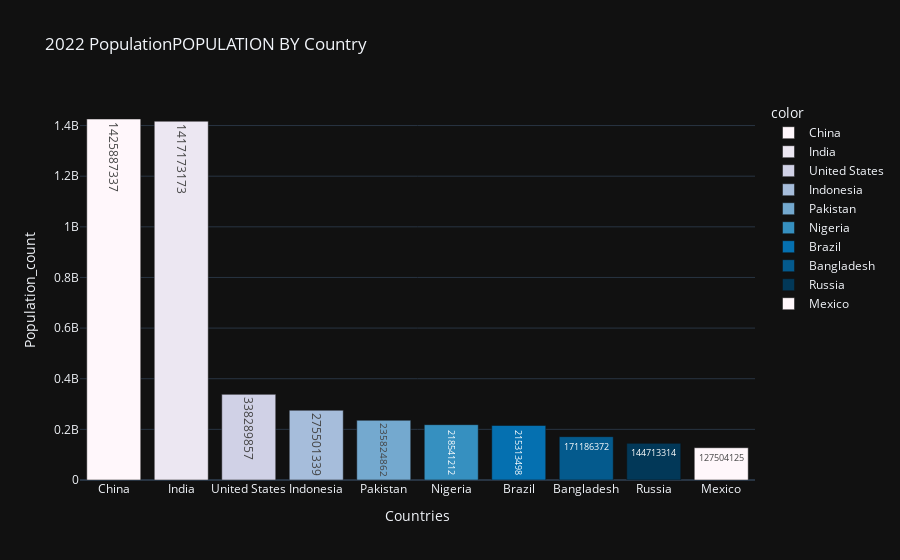
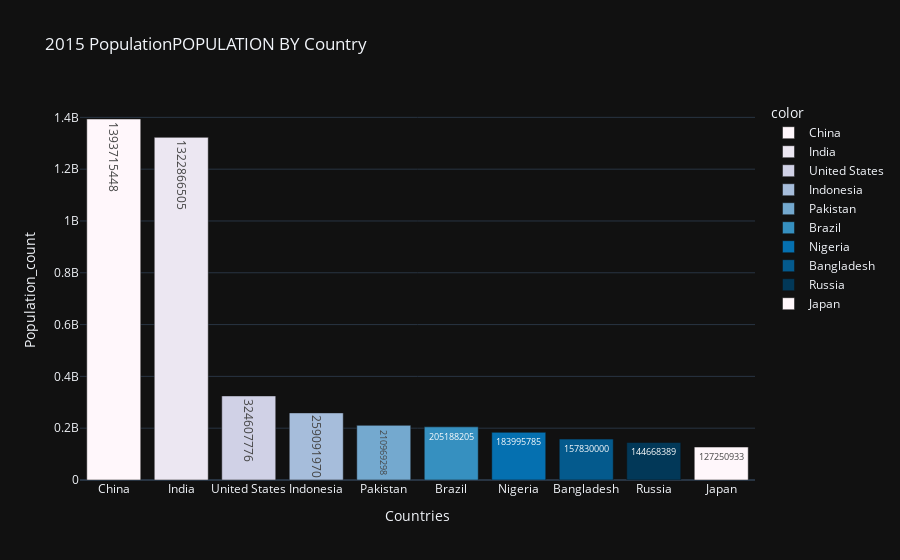
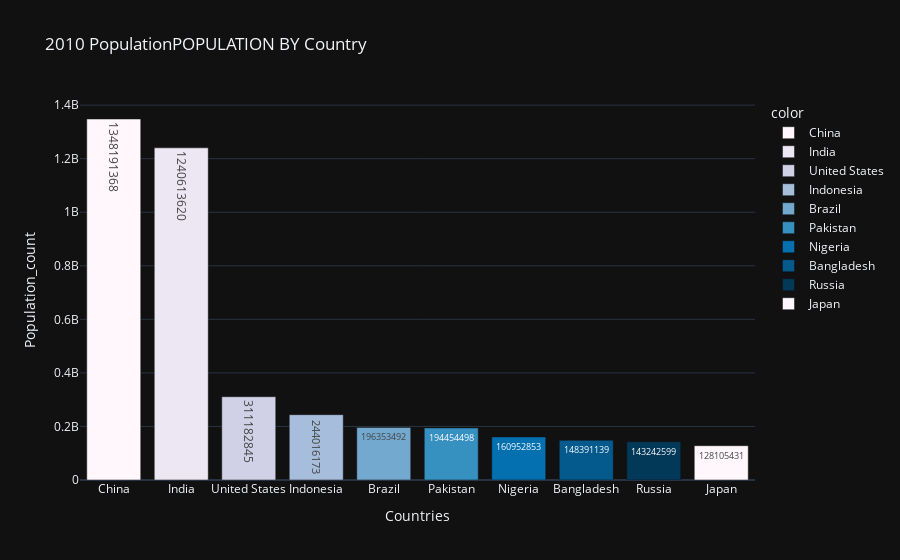
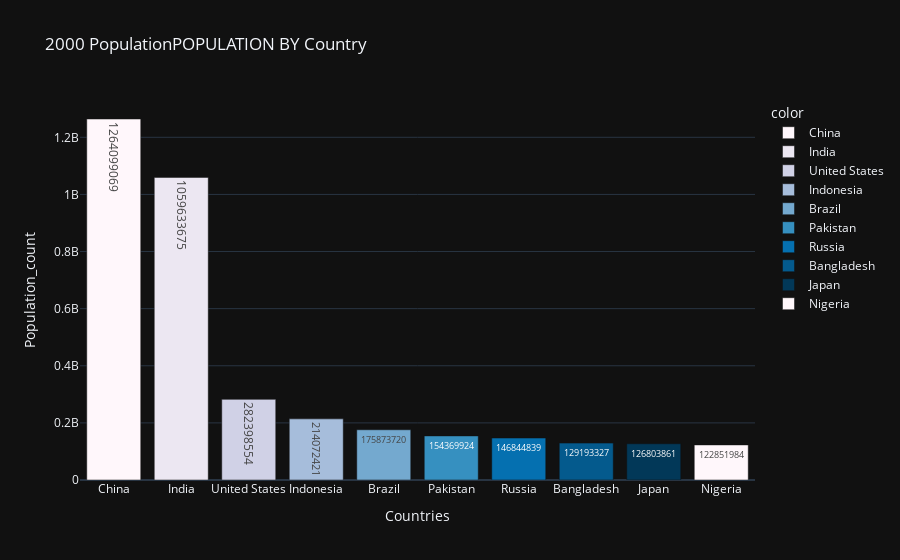

Here is the notebook cell these charts were saved with, in order:
### Code cell
features=['2022 Population','2015 Population','2010 Population','2000 Population','1990 Population','1980 Population','1970 Population']
for feature in features:
    Continents_population=df.groupby(by='Country')[feature].sum().sort_values(ascending=False)[:10]
    fig=px.bar(x=Continents_population.index,
           y=Continents_population.values,
           color=Continents_population.index,
           text=Continents_population.values,
           color_discrete_sequence=px.colors.sequential.PuBu,
           title=feature+'POPULATION BY Country',
          template='plotly_dark')
    fig.update_layout(xaxis_title='Countries',yaxis_title='Population_count')
    fig.show()

### Figure 1 — Plotly figure (JSON) as saved in the notebook; plotly's stock layout.template omitted (floating-point values rounded to 4 significant figures)
{"data": [{"alignmentgroup": "True", "hovertemplate": "color=China<br>x=%{x}<br>y=%{y}<br>text=%{text}<extra></extra>", "legendgroup": "China", "marker": {"color": "rgb(255,247,251)", "pattern": {"shape": ""}}, "name": "China", "offsetgroup": "China", "orientation": "v", "showlegend": true, "text": [1425887337], "textposition": "auto", "type": "bar", "x": ["China"], "xaxis": "x", "y": [1425887337], "yaxis": "y"}, {"alignmentgroup": "True", "hovertemplate": "color=India<br>x=%{x}<br>y=%{y}<br>text=%{text}<extra></extra>", "legendgroup": "India", "marker": {"color": "rgb(236,231,242)", "pattern": {"shape": ""}}, "name": "India", "offsetgroup": "India", "orientation": "v", "showlegend": true, "text": [1417173173], "textposition": "auto", "type": "bar", "x": ["India"], "xaxis": "x", "y": [1417173173], "yaxis": "y"}, {"alignmentgroup": "True", "hovertemplate": "color=United States<br>x=%{x}<br>y=%{y}<br>text=%{text}<extra></extra>", "legendgroup": "United States", "marker": {"color": "rgb(208,209,230)", "pattern": {"shape": ""}}, "name": "United States", "offsetgroup": "United States", "orientation": "v", "showlegend": true, "text": [338289857], "textposition": "auto", "type": "bar", "x": ["United States"], "xaxis": "x", "y": [338289857], "yaxis": "y"}, {"alignmentgroup": "True", "hovertemplate": "color=Indonesia<br>x=%{x}<br>y=%{y}<br>text=%{text}<extra></extra>", "legendgroup": "Indonesia", "marker": {"color": "rgb(166,189,219)", "pattern": {"shape": ""}}, "name": "Indonesia", "offsetgroup": "Indonesia", "orientation": "v", "showlegend": true, "text": [275501339], "textposition": "auto", "type": "bar", "x": ["Indonesia"], "xaxis": "x", "y": [275501339], "yaxis": "y"}, {"alignmentgroup": "True", "hovertemplate": "color=Pakistan<br>x=%{x}<br>y=%{y}<br>text=%{text}<extra></extra>", "legendgroup": "Pakistan", "marker": {"color": "rgb(116,169,207)", "pattern": {"shape": ""}}, "name": "Pakistan", "offsetgroup": "Pakistan", "orientation": "v", "showlegend": true, "text": [235824862], "textposition": "auto", "type": "bar", "x": ["Pakistan"], "xaxis": "x", "y": [235824862], "yaxis": "y"}, {"alignmentgroup": "True", "hovertemplate": "color=Nigeria<br>x=%{x}<br>y=%{y}<br>text=%{text}<extra></extra>", "legendgroup": "Nigeria", "marker": {"color": "rgb(54,144,192)", "pattern": {"shape": ""}}, "name": "Nigeria", "offsetgroup": "Nigeria", "orientation": "v", "showlegend": true, "text": [218541212], "textposition": "auto", "type": "bar", "x": ["Nigeria"], "xaxis": "x", "y": [218541212], "yaxis": "y"}, {"alignmentgroup": "True", "hovertemplate": "color=Brazil<br>x=%{x}<br>y=%{y}<br>text=%{text}<extra></extra>", "legendgroup": "Brazil", "marker": {"color": "rgb(5,112,176)", "pattern": {"shape": ""}}, "name": "Brazil", "offsetgroup": "Brazil", "orientation": "v", "showlegend": true, "text": [215313498], "textposition": "auto", "type": "bar", "x": ["Brazil"], "xaxis": "x", "y": [215313498], "yaxis": "y"}, {"alignmentgroup": "True", "hovertemplate": "color=Bangladesh<br>x=%{x}<br>y=%{y}<br>text=%{text}<extra></extra>", "legendgroup": "Bangladesh", "marker": {"color": "rgb(4,90,141)", "pattern": {"shape": ""}}, "name": "Bangladesh", "offsetgroup": "Bangladesh", "orientation": "v", "showlegend": true, "text": [171186372], "textposition": "auto", "type": "bar", "x": ["Bangladesh"], "xaxis": "x", "y": [171186372], "yaxis": "y"}, {"alignmentgroup": "True", "hovertemplate": "color=Russia<br>x=%{x}<br>y=%{y}<br>text=%{text}<extra></extra>", "legendgroup": "Russia", "marker": {"color": "rgb(2,56,88)", "pattern": {"shape": ""}}, "name": "Russia", "offsetgroup": "Russia", "orientation": "v", "showlegend": true, "text": [144713314], "textposition": "auto", "type": "bar", "x": ["Russia"], "xaxis": "x", "y": [144713314], "yaxis": "y"}, {"alignmentgroup": "True", "hovertemplate": "color=Mexico<br>x=%{x}<br>y=%{y}<br>text=%{text}<extra></extra>", "legendgroup": "Mexico", "marker": {"color": "rgb(255,247,251)", "pattern": {"shape": ""}}, "name": "Mexico", "offsetgroup": "Mexico", "orientation": "v", "showlegend": true, "text": [127504125], "textposition": "auto", "type": "bar", "x": ["Mexico"], "xaxis": "x", "y": [127504125], "yaxis": "y"}], "layout": {"barmode": "relative", "legend": {"title": {"text": "color"}, "tracegroupgap": 0}, "title": {"text": "2022 PopulationPOPULATION BY Country"}, "xaxis": {"anchor": "y", "domain": [0, 1], "title": {"text": "Countries"}}, "yaxis": {"anchor": "x", "domain": [0, 1], "title": {"text": "Population_count"}}}}

### Figure 2 — Plotly figure (JSON) as saved in the notebook; plotly's stock layout.template omitted (floating-point values rounded to 4 significant figures)
{"data": [{"alignmentgroup": "True", "hovertemplate": "color=China<br>x=%{x}<br>y=%{y}<br>text=%{text}<extra></extra>", "legendgroup": "China", "marker": {"color": "rgb(255,247,251)", "pattern": {"shape": ""}}, "name": "China", "offsetgroup": "China", "orientation": "v", "showlegend": true, "text": [1393715448], "textposition": "auto", "type": "bar", "x": ["China"], "xaxis": "x", "y": [1393715448], "yaxis": "y"}, {"alignmentgroup": "True", "hovertemplate": "color=India<br>x=%{x}<br>y=%{y}<br>text=%{text}<extra></extra>", "legendgroup": "India", "marker": {"color": "rgb(236,231,242)", "pattern": {"shape": ""}}, "name": "India", "offsetgroup": "India", "orientation": "v", "showlegend": true, "text": [1322866505], "textposition": "auto", "type": "bar", "x": ["India"], "xaxis": "x", "y": [1322866505], "yaxis": "y"}, {"alignmentgroup": "True", "hovertemplate": "color=United States<br>x=%{x}<br>y=%{y}<br>text=%{text}<extra></extra>", "legendgroup": "United States", "marker": {"color": "rgb(208,209,230)", "pattern": {"shape": ""}}, "name": "United States", "offsetgroup": "United States", "orientation": "v", "showlegend": true, "text": [324607776], "textposition": "auto", "type": "bar", "x": ["United States"], "xaxis": "x", "y": [324607776], "yaxis": "y"}, {"alignmentgroup": "True", "hovertemplate": "color=Indonesia<br>x=%{x}<br>y=%{y}<br>text=%{text}<extra></extra>", "legendgroup": "Indonesia", "marker": {"color": "rgb(166,189,219)", "pattern": {"shape": ""}}, "name": "Indonesia", "offsetgroup": "Indonesia", "orientation": "v", "showlegend": true, "text": [259091970], "textposition": "auto", "type": "bar", "x": ["Indonesia"], "xaxis": "x", "y": [259091970], "yaxis": "y"}, {"alignmentgroup": "True", "hovertemplate": "color=Pakistan<br>x=%{x}<br>y=%{y}<br>text=%{text}<extra></extra>", "legendgroup": "Pakistan", "marker": {"color": "rgb(116,169,207)", "pattern": {"shape": ""}}, "name": "Pakistan", "offsetgroup": "Pakistan", "orientation": "v", "showlegend": true, "text": [210969298], "textposition": "auto", "type": "bar", "x": ["Pakistan"], "xaxis": "x", "y": [210969298], "yaxis": "y"}, {"alignmentgroup": "True", "hovertemplate": "color=Brazil<br>x=%{x}<br>y=%{y}<br>text=%{text}<extra></extra>", "legendgroup": "Brazil", "marker": {"color": "rgb(54,144,192)", "pattern": {"shape": ""}}, "name": "Brazil", "offsetgroup": "Brazil", "orientation": "v", "showlegend": true, "text": [205188205], "textposition": "auto", "type": "bar", "x": ["Brazil"], "xaxis": "x", "y": [205188205], "yaxis": "y"}, {"alignmentgroup": "True", "hovertemplate": "color=Nigeria<br>x=%{x}<br>y=%{y}<br>text=%{text}<extra></extra>", "legendgroup": "Nigeria", "marker": {"color": "rgb(5,112,176)", "pattern": {"shape": ""}}, "name": "Nigeria", "offsetgroup": "Nigeria", "orientation": "v", "showlegend": true, "text": [183995785], "textposition": "auto", "type": "bar", "x": ["Nigeria"], "xaxis": "x", "y": [183995785], "yaxis": "y"}, {"alignmentgroup": "True", "hovertemplate": "color=Bangladesh<br>x=%{x}<br>y=%{y}<br>text=%{text}<extra></extra>", "legendgroup": "Bangladesh", "marker": {"color": "rgb(4,90,141)", "pattern": {"shape": ""}}, "name": "Bangladesh", "offsetgroup": "Bangladesh", "orientation": "v", "showlegend": true, "text": [157830000], "textposition": "auto", "type": "bar", "x": ["Bangladesh"], "xaxis": "x", "y": [157830000], "yaxis": "y"}, {"alignmentgroup": "True", "hovertemplate": "color=Russia<br>x=%{x}<br>y=%{y}<br>text=%{text}<extra></extra>", "legendgroup": "Russia", "marker": {"color": "rgb(2,56,88)", "pattern": {"shape": ""}}, "name": "Russia", "offsetgroup": "Russia", "orientation": "v", "showlegend": true, "text": [144668389], "textposition": "auto", "type": "bar", "x": ["Russia"], "xaxis": "x", "y": [144668389], "yaxis": "y"}, {"alignmentgroup": "True", "hovertemplate": "color=Japan<br>x=%{x}<br>y=%{y}<br>text=%{text}<extra></extra>", "legendgroup": "Japan", "marker": {"color": "rgb(255,247,251)", "pattern": {"shape": ""}}, "name": "Japan", "offsetgroup": "Japan", "orientation": "v", "showlegend": true, "text": [127250933], "textposition": "auto", "type": "bar", "x": ["Japan"], "xaxis": "x", "y": [127250933], "yaxis": "y"}], "layout": {"barmode": "relative", "legend": {"title": {"text": "color"}, "tracegroupgap": 0}, "title": {"text": "2015 PopulationPOPULATION BY Country"}, "xaxis": {"anchor": "y", "domain": [0, 1], "title": {"text": "Countries"}}, "yaxis": {"anchor": "x", "domain": [0, 1], "title": {"text": "Population_count"}}}}

### Figure 3 — Plotly figure (JSON) as saved in the notebook; plotly's stock layout.template omitted (floating-point values rounded to 4 significant figures)
{"data": [{"alignmentgroup": "True", "hovertemplate": "color=China<br>x=%{x}<br>y=%{y}<br>text=%{text}<extra></extra>", "legendgroup": "China", "marker": {"color": "rgb(255,247,251)", "pattern": {"shape": ""}}, "name": "China", "offsetgroup": "China", "orientation": "v", "showlegend": true, "text": [1348191368], "textposition": "auto", "type": "bar", "x": ["China"], "xaxis": "x", "y": [1348191368], "yaxis": "y"}, {"alignmentgroup": "True", "hovertemplate": "color=India<br>x=%{x}<br>y=%{y}<br>text=%{text}<extra></extra>", "legendgroup": "India", "marker": {"color": "rgb(236,231,242)", "pattern": {"shape": ""}}, "name": "India", "offsetgroup": "India", "orientation": "v", "showlegend": true, "text": [1240613620], "textposition": "auto", "type": "bar", "x": ["India"], "xaxis": "x", "y": [1240613620], "yaxis": "y"}, {"alignmentgroup": "True", "hovertemplate": "color=United States<br>x=%{x}<br>y=%{y}<br>text=%{text}<extra></extra>", "legendgroup": "United States", "marker": {"color": "rgb(208,209,230)", "pattern": {"shape": ""}}, "name": "United States", "offsetgroup": "United States", "orientation": "v", "showlegend": true, "text": [311182845], "textposition": "auto", "type": "bar", "x": ["United States"], "xaxis": "x", "y": [311182845], "yaxis": "y"}, {"alignmentgroup": "True", "hovertemplate": "color=Indonesia<br>x=%{x}<br>y=%{y}<br>text=%{text}<extra></extra>", "legendgroup": "Indonesia", "marker": {"color": "rgb(166,189,219)", "pattern": {"shape": ""}}, "name": "Indonesia", "offsetgroup": "Indonesia", "orientation": "v", "showlegend": true, "text": [244016173], "textposition": "auto", "type": "bar", "x": ["Indonesia"], "xaxis": "x", "y": [244016173], "yaxis": "y"}, {"alignmentgroup": "True", "hovertemplate": "color=Brazil<br>x=%{x}<br>y=%{y}<br>text=%{text}<extra></extra>", "legendgroup": "Brazil", "marker": {"color": "rgb(116,169,207)", "pattern": {"shape": ""}}, "name": "Brazil", "offsetgroup": "Brazil", "orientation": "v", "showlegend": true, "text": [196353492], "textposition": "auto", "type": "bar", "x": ["Brazil"], "xaxis": "x", "y": [196353492], "yaxis": "y"}, {"alignmentgroup": "True", "hovertemplate": "color=Pakistan<br>x=%{x}<br>y=%{y}<br>text=%{text}<extra></extra>", "legendgroup": "Pakistan", "marker": {"color": "rgb(54,144,192)", "pattern": {"shape": ""}}, "name": "Pakistan", "offsetgroup": "Pakistan", "orientation": "v", "showlegend": true, "text": [194454498], "textposition": "auto", "type": "bar", "x": ["Pakistan"], "xaxis": "x", "y": [194454498], "yaxis": "y"}, {"alignmentgroup": "True", "hovertemplate": "color=Nigeria<br>x=%{x}<br>y=%{y}<br>text=%{text}<extra></extra>", "legendgroup": "Nigeria", "marker": {"color": "rgb(5,112,176)", "pattern": {"shape": ""}}, "name": "Nigeria", "offsetgroup": "Nigeria", "orientation": "v", "showlegend": true, "text": [160952853], "textposition": "auto", "type": "bar", "x": ["Nigeria"], "xaxis": "x", "y": [160952853], "yaxis": "y"}, {"alignmentgroup": "True", "hovertemplate": "color=Bangladesh<br>x=%{x}<br>y=%{y}<br>text=%{text}<extra></extra>", "legendgroup": "Bangladesh", "marker": {"color": "rgb(4,90,141)", "pattern": {"shape": ""}}, "name": "Bangladesh", "offsetgroup": "Bangladesh", "orientation": "v", "showlegend": true, "text": [148391139], "textposition": "auto", "type": "bar", "x": ["Bangladesh"], "xaxis": "x", "y": [148391139], "yaxis": "y"}, {"alignmentgroup": "True", "hovertemplate": "color=Russia<br>x=%{x}<br>y=%{y}<br>text=%{text}<extra></extra>", "legendgroup": "Russia", "marker": {"color": "rgb(2,56,88)", "pattern": {"shape": ""}}, "name": "Russia", "offsetgroup": "Russia", "orientation": "v", "showlegend": true, "text": [143242599], "textposition": "auto", "type": "bar", "x": ["Russia"], "xaxis": "x", "y": [143242599], "yaxis": "y"}, {"alignmentgroup": "True", "hovertemplate": "color=Japan<br>x=%{x}<br>y=%{y}<br>text=%{text}<extra></extra>", "legendgroup": "Japan", "marker": {"color": "rgb(255,247,251)", "pattern": {"shape": ""}}, "name": "Japan", "offsetgroup": "Japan", "orientation": "v", "showlegend": true, "text": [128105431], "textposition": "auto", "type": "bar", "x": ["Japan"], "xaxis": "x", "y": [128105431], "yaxis": "y"}], "layout": {"barmode": "relative", "legend": {"title": {"text": "color"}, "tracegroupgap": 0}, "title": {"text": "2010 PopulationPOPULATION BY Country"}, "xaxis": {"anchor": "y", "domain": [0, 1], "title": {"text": "Countries"}}, "yaxis": {"anchor": "x", "domain": [0, 1], "title": {"text": "Population_count"}}}}

### Figure 4 — Plotly figure (JSON) as saved in the notebook; plotly's stock layout.template omitted (floating-point values rounded to 4 significant figures)
{"data": [{"alignmentgroup": "True", "hovertemplate": "color=China<br>x=%{x}<br>y=%{y}<br>text=%{text}<extra></extra>", "legendgroup": "China", "marker": {"color": "rgb(255,247,251)", "pattern": {"shape": ""}}, "name": "China", "offsetgroup": "China", "orientation": "v", "showlegend": true, "text": [1264099069], "textposition": "auto", "type": "bar", "x": ["China"], "xaxis": "x", "y": [1264099069], "yaxis": "y"}, {"alignmentgroup": "True", "hovertemplate": "color=India<br>x=%{x}<br>y=%{y}<br>text=%{text}<extra></extra>", "legendgroup": "India", "marker": {"color": "rgb(236,231,242)", "pattern": {"shape": ""}}, "name": "India", "offsetgroup": "India", "orientation": "v", "showlegend": true, "text": [1059633675], "textposition": "auto", "type": "bar", "x": ["India"], "xaxis": "x", "y": [1059633675], "yaxis": "y"}, {"alignmentgroup": "True", "hovertemplate": "color=United States<br>x=%{x}<br>y=%{y}<br>text=%{text}<extra></extra>", "legendgroup": "United States", "marker": {"color": "rgb(208,209,230)", "pattern": {"shape": ""}}, "name": "United States", "offsetgroup": "United States", "orientation": "v", "showlegend": true, "text": [282398554], "textposition": "auto", "type": "bar", "x": ["United States"], "xaxis": "x", "y": [282398554], "yaxis": "y"}, {"alignmentgroup": "True", "hovertemplate": "color=Indonesia<br>x=%{x}<br>y=%{y}<br>text=%{text}<extra></extra>", "legendgroup": "Indonesia", "marker": {"color": "rgb(166,189,219)", "pattern": {"shape": ""}}, "name": "Indonesia", "offsetgroup": "Indonesia", "orientation": "v", "showlegend": true, "text": [214072421], "textposition": "auto", "type": "bar", "x": ["Indonesia"], "xaxis": "x", "y": [214072421], "yaxis": "y"}, {"alignmentgroup": "True", "hovertemplate": "color=Brazil<br>x=%{x}<br>y=%{y}<br>text=%{text}<extra></extra>", "legendgroup": "Brazil", "marker": {"color": "rgb(116,169,207)", "pattern": {"shape": ""}}, "name": "Brazil", "offsetgroup": "Brazil", "orientation": "v", "showlegend": true, "text": [175873720], "textposition": "auto", "type": "bar", "x": ["Brazil"], "xaxis": "x", "y": [175873720], "yaxis": "y"}, {"alignmentgroup": "True", "hovertemplate": "color=Pakistan<br>x=%{x}<br>y=%{y}<br>text=%{text}<extra></extra>", "legendgroup": "Pakistan", "marker": {"color": "rgb(54,144,192)", "pattern": {"shape": ""}}, "name": "Pakistan", "offsetgroup": "Pakistan", "orientation": "v", "showlegend": true, "text": [154369924], "textposition": "auto", "type": "bar", "x": ["Pakistan"], "xaxis": "x", "y": [154369924], "yaxis": "y"}, {"alignmentgroup": "True", "hovertemplate": "color=Russia<br>x=%{x}<br>y=%{y}<br>text=%{text}<extra></extra>", "legendgroup": "Russia", "marker": {"color": "rgb(5,112,176)", "pattern": {"shape": ""}}, "name": "Russia", "offsetgroup": "Russia", "orientation": "v", "showlegend": true, "text": [146844839], "textposition": "auto", "type": "bar", "x": ["Russia"], "xaxis": "x", "y": [146844839], "yaxis": "y"}, {"alignmentgroup": "True", "hovertemplate": "color=Bangladesh<br>x=%{x}<br>y=%{y}<br>text=%{text}<extra></extra>", "legendgroup": "Bangladesh", "marker": {"color": "rgb(4,90,141)", "pattern": {"shape": ""}}, "name": "Bangladesh", "offsetgroup": "Bangladesh", "orientation": "v", "showlegend": true, "text": [129193327], "textposition": "auto", "type": "bar", "x": ["Bangladesh"], "xaxis": "x", "y": [129193327], "yaxis": "y"}, {"alignmentgroup": "True", "hovertemplate": "color=Japan<br>x=%{x}<br>y=%{y}<br>text=%{text}<extra></extra>", "legendgroup": "Japan", "marker": {"color": "rgb(2,56,88)", "pattern": {"shape": ""}}, "name": "Japan", "offsetgroup": "Japan", "orientation": "v", "showlegend": true, "text": [126803861], "textposition": "auto", "type": "bar", "x": ["Japan"], "xaxis": "x", "y": [126803861], "yaxis": "y"}, {"alignmentgroup": "True", "hovertemplate": "color=Nigeria<br>x=%{x}<br>y=%{y}<br>text=%{text}<extra></extra>", "legendgroup": "Nigeria", "marker": {"color": "rgb(255,247,251)", "pattern": {"shape": ""}}, "name": "Nigeria", "offsetgroup": "Nigeria", "orientation": "v", "showlegend": true, "text": [122851984], "textposition": "auto", "type": "bar", "x": ["Nigeria"], "xaxis": "x", "y": [122851984], "yaxis": "y"}], "layout": {"barmode": "relative", "legend": {"title": {"text": "color"}, "tracegroupgap": 0}, "title": {"text": "2000 PopulationPOPULATION BY Country"}, "xaxis": {"anchor": "y", "domain": [0, 1], "title": {"text": "Countries"}}, "yaxis": {"anchor": "x", "domain": [0, 1], "title": {"text": "Population_count"}}}}
